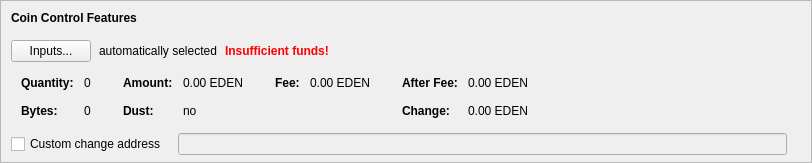
    <widget class="QFrame" name="frameCoinControl">
     <property name="sizePolicy">
      <sizepolicy hsizetype="Expanding" vsizetype="Expanding">
       <horstretch>0</horstretch>
       <verstretch>0</verstretch>
      </sizepolicy>
     </property>
     <property name="maximumSize">
      <size>
       <width>16777215</width>
       <height>16777215</height>
      </size>
     </property>
     <property name="frameShape">
      <enum>QFrame::StyledPanel</enum>
     </property>
     <property name="frameShadow">
      <enum>QFrame::Sunken</enum>
     </property>
     <layout class="QVBoxLayout" name="verticalLayoutCoinControl2">
      <property name="spacing">
       <number>0</number>
      </property>
      <property name="leftMargin">
       <number>0</number>
      </property>
      <property name="topMargin">
       <number>0</number>
      </property>
      <property name="rightMargin">
       <number>0</number>
      </property>
      <property name="bottomMargin">
       <number>6</number>
      </property>
      <item>
       <layout class="QVBoxLayout" name="verticalLayoutCoinControl" stretch="0,0,0,0,1">
        <property name="spacing">
         <number>0</number>
        </property>
        <property name="leftMargin">
         <number>10</number>
        </property>
        <property name="topMargin">
         <number>10</number>
        </property>
        <item>
         <layout class="QHBoxLayout" name="horizontalLayoutCoinControl1">
          <property name="bottomMargin">
           <number>15</number>
          </property>
          <item>
           <widget class="QLabel" name="labelCoinControlFeatures">
            <property name="sizePolicy">
             <sizepolicy hsizetype="Preferred" vsizetype="Maximum">
              <horstretch>0</horstretch>
              <verstretch>0</verstretch>
             </sizepolicy>
            </property>
            <property name="font">
             <font>
              <weight>75</weight>
              <bold>true</bold>
             </font>
            </property>
            <property name="styleSheet">
             <string notr="true">font-weight:bold;</string>
            </property>
            <property name="text">
             <string>Coin Control Features</string>
            </property>
           </widget>
          </item>
         </layout>
        </item>
        <item>
         <layout class="QHBoxLayout" name="horizontalLayoutCoinControl2" stretch="0,0,0,0">
          <property name="spacing">
           <number>8</number>
          </property>
          <property name="bottomMargin">
           <number>10</number>
          </property>
          <item>
           <widget class="QPushButton" name="pushButtonCoinControl">
            <property name="styleSheet">
             <string notr="true"/>
            </property>
            <property name="text">
             <string>Inputs...</string>
            </property>
            <property name="autoDefault">
             <bool>false</bool>
            </property>
           </widget>
          </item>
          <item>
           <widget class="QLabel" name="labelCoinControlAutomaticallySelected">
            <property name="text">
             <string>automatically selected</string>
            </property>
            <property name="margin">
             <number>5</number>
            </property>
           </widget>
          </item>
          <item>
           <widget class="QLabel" name="labelCoinControlInsuffFunds">
            <property name="font">
             <font>
              <weight>75</weight>
              <bold>true</bold>
             </font>
            </property>
            <property name="styleSheet">
             <string notr="true">color:red;font-weight:bold;</string>
            </property>
            <property name="text">
             <string>Insufficient funds!</string>
            </property>
            <property name="margin">
             <number>5</number>
            </property>
           </widget>
          </item>
          <item>
           <spacer name="horizontalSpacerCoinControl">
            <property name="orientation">
             <enum>Qt::Horizontal</enum>
            </property>
            <property name="sizeHint" stdset="0">
             <size>
              <width>40</width>
              <height>1</height>
             </size>
            </property>
           </spacer>
          </item>
         </layout>
        </item>
        <item>
         <widget class="QWidget" name="widgetCoinControl" native="true">
          <property name="sizePolicy">
           <sizepolicy hsizetype="Preferred" vsizetype="Preferred">
            <horstretch>0</horstretch>
            <verstretch>0</verstretch>
           </sizepolicy>
          </property>
          <property name="minimumSize">
           <size>
            <width>0</width>
            <height>0</height>
           </size>
          </property>
          <property name="styleSheet">
           <string notr="true"/>
          </property>
          <layout class="QHBoxLayout" name="horizontalLayoutCoinControl5">
           <property name="leftMargin">
            <number>0</number>
           </property>
           <property name="topMargin">
            <number>0</number>
           </property>
           <property name="rightMargin">
            <number>0</number>
           </property>
           <property name="bottomMargin">
            <number>0</number>
           </property>
           <item>
            <layout class="QHBoxLayout" name="horizontalLayoutCoinControl3" stretch="0,0,0,1">
             <property name="spacing">
              <number>20</number>
             </property>
             <property name="topMargin">
              <number>0</number>
             </property>
             <property name="bottomMargin">
              <number>10</number>
             </property>
             <item>
              <layout class="QFormLayout" name="formLayoutCoinControl1">
               <property name="horizontalSpacing">
                <number>10</number>
               </property>
               <property name="verticalSpacing">
                <number>14</number>
               </property>
               <property name="leftMargin">
                <number>10</number>
               </property>
               <property name="topMargin">
                <number>4</number>
               </property>
               <property name="rightMargin">
                <number>6</number>
               </property>
               <item row="0" column="0">
                <widget class="QLabel" name="labelCoinControlQuantityText">
                 <property name="font">
                  <font>
                   <weight>75</weight>
                   <bold>true</bold>
                  </font>
                 </property>
                 <property name="text">
                  <string>Quantity:</string>
                 </property>
                 <property name="margin">
                  <number>0</number>
                 </property>
                </widget>
               </item>
               <item row="0" column="1">
                <widget class="QLabel" name="labelCoinControlQuantity">
                 <property name="cursor">
                  <cursorShape>IBeamCursor</cursorShape>
                 </property>
                 <property name="contextMenuPolicy">
                  <enum>Qt::ActionsContextMenu</enum>
                 </property>
                 <property name="text">
                  <string notr="true">0</string>
                 </property>
                 <property name="margin">
                  <number>0</number>
                 </property>
                 <property name="textInteractionFlags">
                  <set>Qt::LinksAccessibleByMouse|Qt::TextSelectableByKeyboard|Qt::TextSelectableByMouse</set>
                 </property>
                </widget>
               </item>
               <item row="1" column="0">
                <widget class="QLabel" name="labelCoinControlBytesText">
                 <property name="font">
                  <font>
                   <weight>75</weight>
                   <bold>true</bold>
                  </font>
                 </property>
                 <property name="text">
                  <string>Bytes:</string>
                 </property>
                </widget>
               </item>
               <item row="1" column="1">
                <widget class="QLabel" name="labelCoinControlBytes">
                 <property name="cursor">
                  <cursorShape>IBeamCursor</cursorShape>
                 </property>
                 <property name="contextMenuPolicy">
                  <enum>Qt::ActionsContextMenu</enum>
                 </property>
                 <property name="text">
                  <string notr="true">0</string>
                 </property>
                 <property name="textInteractionFlags">
                  <set>Qt::LinksAccessibleByMouse|Qt::TextSelectableByKeyboard|Qt::TextSelectableByMouse</set>
                 </property>
                </widget>
               </item>
              </layout>
             </item>
             <item>
              <layout class="QFormLayout" name="formLayoutCoinControl2">
               <property name="horizontalSpacing">
                <number>10</number>
               </property>
               <property name="verticalSpacing">
                <number>14</number>
               </property>
               <property name="leftMargin">
                <number>6</number>
               </property>
               <property name="topMargin">
                <number>4</number>
               </property>
               <property name="rightMargin">
                <number>6</number>
               </property>
               <item row="0" column="0">
                <widget class="QLabel" name="labelCoinControlAmountText">
                 <property name="font">
                  <font>
                   <weight>75</weight>
                   <bold>true</bold>
                  </font>
                 </property>
                 <property name="text">
                  <string>Amount:</string>
                 </property>
                 <property name="margin">
                  <number>0</number>
                 </property>
                </widget>
               </item>
               <item row="0" column="1">
                <widget class="QLabel" name="labelCoinControlAmount">
                 <property name="cursor">
                  <cursorShape>IBeamCursor</cursorShape>
                 </property>
                 <property name="contextMenuPolicy">
                  <enum>Qt::ActionsContextMenu</enum>
                 </property>
                 <property name="text">
                  <string notr="true">0.00 EDEN</string>
                 </property>
                 <property name="textInteractionFlags">
                  <set>Qt::LinksAccessibleByMouse|Qt::TextSelectableByKeyboard|Qt::TextSelectableByMouse</set>
                 </property>
                </widget>
               </item>
               <item row="1" column="0">
                <widget class="QLabel" name="labelCoinControlLowOutputText">
                 <property name="font">
                  <font>
                   <weight>75</weight>
                   <bold>true</bold>
                  </font>
                 </property>
                 <property name="text">
                  <string>Dust:</string>
                 </property>
                </widget>
               </item>
               <item row="1" column="1">
                <widget class="QLabel" name="labelCoinControlLowOutput">
                 <property name="cursor">
                  <cursorShape>IBeamCursor</cursorShape>
                 </property>
                 <property name="contextMenuPolicy">
                  <enum>Qt::ActionsContextMenu</enum>
                 </property>
                 <property name="text">
                  <string notr="true">no</string>
                 </property>
                 <property name="textInteractionFlags">
                  <set>Qt::LinksAccessibleByMouse|Qt::TextSelectableByKeyboard|Qt::TextSelectableByMouse</set>
                 </property>
                </widget>
               </item>
              </layout>
             </item>
             <item>
              <layout class="QFormLayout" name="formLayoutCoinControl3">
               <property name="horizontalSpacing">
                <number>10</number>
               </property>
               <property name="verticalSpacing">
                <number>14</number>
               </property>
               <property name="leftMargin">
                <number>6</number>
               </property>
               <property name="topMargin">
                <number>4</number>
               </property>
               <property name="rightMargin">
                <number>6</number>
               </property>
               <item row="0" column="0">
                <widget class="QLabel" name="labelCoinControlFeeText">
                 <property name="font">
                  <font>
                   <weight>75</weight>
                   <bold>true</bold>
                  </font>
                 </property>
                 <property name="text">
                  <string>Fee:</string>
                 </property>
                 <property name="margin">
                  <number>0</number>
                 </property>
                </widget>
               </item>
               <item row="0" column="1">
                <widget class="QLabel" name="labelCoinControlFee">
                 <property name="cursor">
                  <cursorShape>IBeamCursor</cursorShape>
                 </property>
                 <property name="contextMenuPolicy">
                  <enum>Qt::ActionsContextMenu</enum>
                 </property>
                 <property name="text">
                  <string notr="true">0.00 EDEN</string>
                 </property>
                 <property name="textInteractionFlags">
                  <set>Qt::LinksAccessibleByMouse|Qt::TextSelectableByKeyboard|Qt::TextSelectableByMouse</set>
                 </property>
                </widget>
               </item>
             </layout>
             </item>
             <item>
              <layout class="QFormLayout" name="formLayoutCoinControl4">
               <property name="horizontalSpacing">
                <number>10</number>
               </property>
               <property name="verticalSpacing">
                <number>14</number>
               </property>
               <property name="leftMargin">
                <number>6</number>
               </property>
               <property name="topMargin">
                <number>4</number>
               </property>
               <property name="rightMargin">
                <number>6</number>
               </property>
               <item row="0" column="0">
                <widget class="QLabel" name="labelCoinControlAfterFeeText">
                 <property name="font">
                  <font>
                   <weight>75</weight>
                   <bold>true</bold>
                  </font>
                 </property>
                 <property name="text">
                  <string>After Fee:</string>
                 </property>
                 <property name="margin">
                  <number>0</number>
                 </property>
                </widget>
               </item>
               <item row="0" column="1">
                <widget class="QLabel" name="labelCoinControlAfterFee">
                 <property name="cursor">
                  <cursorShape>IBeamCursor</cursorShape>
                 </property>
                 <property name="contextMenuPolicy">
                  <enum>Qt::ActionsContextMenu</enum>
                 </property>
                 <property name="text">
                  <string notr="true">0.00 EDEN</string>
                 </property>
                 <property name="textInteractionFlags">
                  <set>Qt::LinksAccessibleByMouse|Qt::TextSelectableByKeyboard|Qt::TextSelectableByMouse</set>
                 </property>
                </widget>
               </item>
               <item row="1" column="0">
                <widget class="QLabel" name="labelCoinControlChangeText">
                 <property name="font">
                  <font>
                   <weight>75</weight>
                   <bold>true</bold>
                  </font>
                 </property>
                 <property name="text">
                  <string>Change:</string>
                 </property>
                </widget>
               </item>
               <item row="1" column="1">
                <widget class="QLabel" name="labelCoinControlChange">
                 <property name="cursor">
                  <cursorShape>IBeamCursor</cursorShape>
                 </property>
                 <property name="contextMenuPolicy">
                  <enum>Qt::ActionsContextMenu</enum>
                 </property>
                 <property name="text">
                  <string notr="true">0.00 EDEN</string>
                 </property>
                 <property name="textInteractionFlags">
                  <set>Qt::LinksAccessibleByMouse|Qt::TextSelectableByKeyboard|Qt::TextSelectableByMouse</set>
                 </property>
                </widget>
               </item>
              </layout>
             </item>
            </layout>
           </item>
          </layout>
         </widget>
        </item>
        <item>
         <layout class="QHBoxLayout" name="horizontalLayoutCoinControl4" stretch="0,0,0">
          <property name="spacing">
           <number>12</number>
          </property>
          <property name="sizeConstraint">
           <enum>QLayout::SetDefaultConstraint</enum>
          </property>
          <property name="topMargin">
           <number>5</number>
          </property>
          <property name="rightMargin">
           <number>5</number>
          </property>
          <item>
           <widget class="QCheckBox" name="checkBoxCoinControlChange">
            <property name="toolTip">
             <string>If this is activated, but the change address is empty or invalid, change will be sent to a newly generated address.</string>
            </property>
            <property name="text">
             <string>Custom change address</string>
            </property>
           </widget>
          </item>
          <item>
           <widget class="QValidatedLineEdit" name="lineEditCoinControlChange">
            <property name="enabled">
             <bool>false</bool>
            </property>
            <property name="sizePolicy">
             <sizepolicy hsizetype="Expanding" vsizetype="Fixed">
              <horstretch>0</horstretch>
              <verstretch>0</verstretch>
             </sizepolicy>
            </property>
           </widget>
          </item>
          <item>
           <widget class="QLabel" name="labelCoinControlChangeLabel">
            <property name="sizePolicy">
             <sizepolicy hsizetype="Preferred" vsizetype="Expanding">
              <horstretch>0</horstretch>
              <verstretch>0</verstretch>
             </sizepolicy>
            </property>
            <property name="minimumSize">
             <size>
              <width>0</width>
              <height>0</height>
             </size>
            </property>
            <property name="text">
             <string/>
            </property>
            <property name="margin">
             <number>3</number>
            </property>
           </widget>
          </item>
         </layout>
        </item>
        <item>
         <spacer name="verticalSpacerCoinControl">
          <property name="orientation">
           <enum>Qt::Vertical</enum>
          </property>
          <property name="sizeHint" stdset="0">
           <size>
            <width>800</width>
            <height>1</height>
           </size>
          </property>
         </spacer>
        </item>
       </layout>
      </item>
     </layout>
    </widget>
